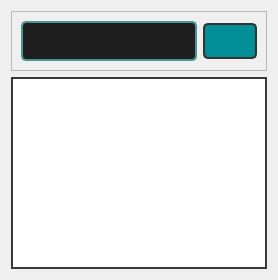
                   <widget class="QWidget" name="Search_Student_Tab">
                    <attribute name="icon">
                     <iconset resource="Resources.qrc">
                      <normaloff>:/icons/search.svg</normaloff>:/icons/search.svg</iconset>
                    </attribute>
                    <attribute name="title">
                     <string>search</string>
                    </attribute>
                    <layout class="QVBoxLayout" name="verticalLayout_4">
                     <item>
                      <widget class="QFrame" name="frame_8">
                       <property name="frameShape">
                        <enum>QFrame::StyledPanel</enum>
                       </property>
                       <property name="frameShadow">
                        <enum>QFrame::Raised</enum>
                       </property>
                       <layout class="QHBoxLayout" name="horizontalLayout_6">
                        <item>
                         <widget class="QLineEdit" name="Student_SearchBar">
                          <property name="styleSheet">
                           <string notr="true">QLineEdit {
	border: 2px solid rgb(74, 148, 146);
	border-radius: 5px;
	padding: 10px;
	background-color: rgb(30, 30, 30);	
	color: rgb(100, 100, 100);
}
QLineEdit:hover {
	border: 2px solid rgb(0, 255, 255);
   
}
QLineEdit:focus {
	border: 2px solid rgb(255, 255, 0);
	color: rgb(250, 250, 250);
}</string>
                          </property>
                         </widget>
                        </item>
                        <item>
                         <widget class="QPushButton" name="Student_Search_Btn">
                          <property name="styleSheet">
                           <string notr="true">QPushButton {
	border: 2px solid rgb(51,51,51);
	border-radius: 5px;	
	color:rgb(255,255,255);
	background-color: rgb(51,51,51);
	background-color: rgb(0,143,150);
padding:9px

}
QPushButton:hover {
	
	background-color: rgb(0, 255, 255);
}
QPushButton:pressed {	
	border: 2px solid rgb(0,143,150);
	background-color: rgb(51,51,51);
}

QPushButton:disabled {	
	border-radius: 5px;	
	border: 2px solid rgb(112,112,112);
	background-color: rgb(112,112,112);
}</string>
                          </property>
                          <property name="text">
                           <string/>
                          </property>
                          <property name="icon">
                           <iconset resource="Resources.qrc">
                            <normaloff>:/icons/search.svg</normaloff>:/icons/search.svg</iconset>
                          </property>
                         </widget>
                        </item>
                       </layout>
                      </widget>
                     </item>
                     <item>
                      <widget class="QListWidget" name="Student_Search_Result">
                       <property name="styleSheet">
                        <string notr="true">QListWidget {
  border: 2px solid rgb(56, 56, 56);
  
}

QListWidget QScrollBar {
  background: lightblue;
}

QListView::item:selected {
  border: 2px solid black;
  background: green;
}</string>
                       </property>
                       <property name="frameShape">
                        <enum>QFrame::NoFrame</enum>
                       </property>
                      </widget>
                     </item>
                    </layout>
                   </widget>
